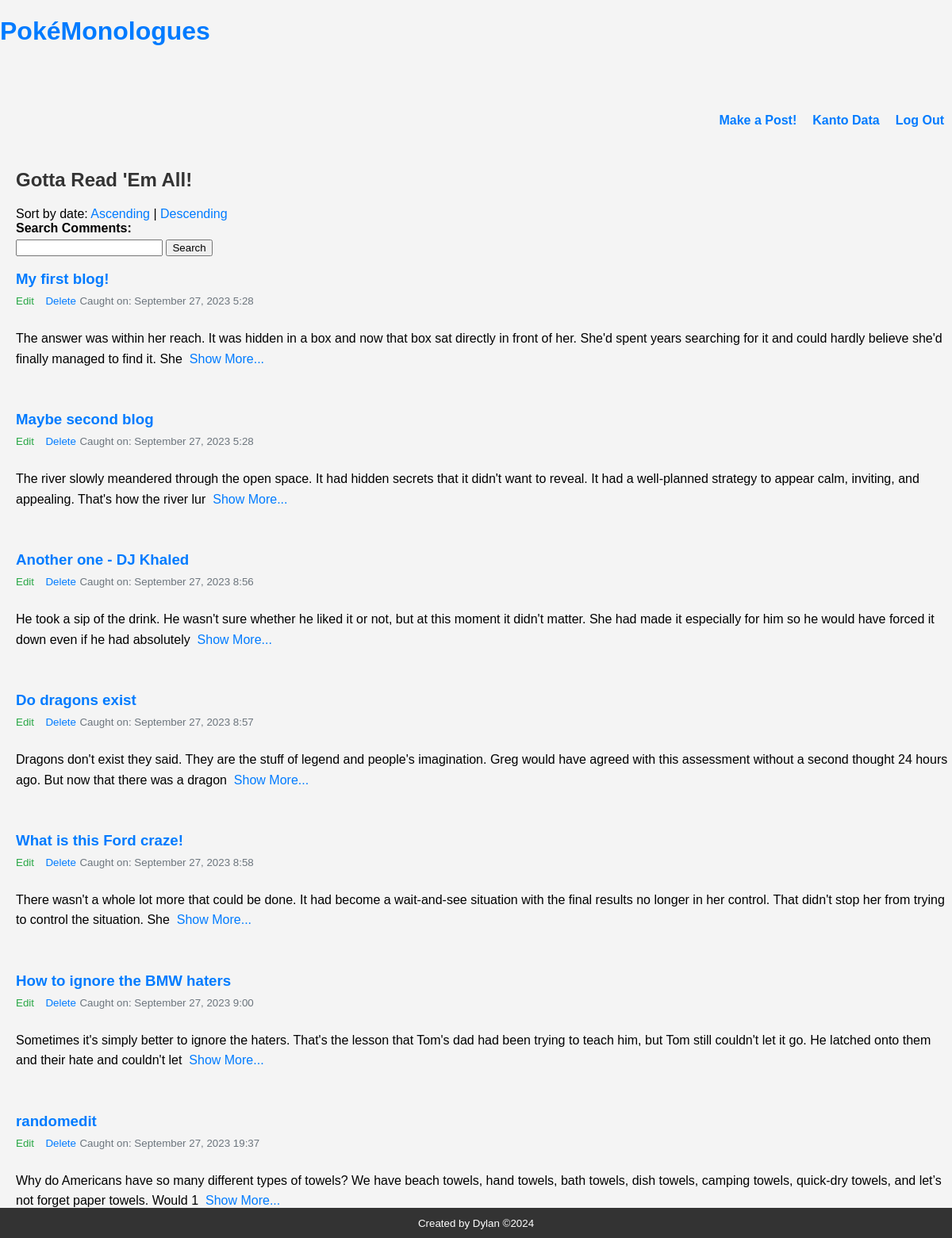
The app's page /?sort=asc with its own data.
### tables this page shows
CREATE TABLE `blog` (
  `id` int NOT NULL,
  `title` varchar(250) NOT NULL,
  `content` text NOT NULL,
  `date_posted` timestamp NOT NULL DEFAULT CURRENT_TIMESTAMP
);

### index.php (the view, shortened to what this page needs)
<?php
require('connect.php');
$sort = isset($_GET['sort']) ? $_GET['sort'] : 'desc';
$query = "SELECT * FROM blog ORDER BY date_posted $sort";
$searchTerm = isset($_GET['search']) ? $_GET['search'] : '';
$query .= " LIMIT 10";
$statement = $db->prepare($query);
$statement->execute();
?>
<!DOCTYPE html>
<html lang="en">
<head>
    <link rel="stylesheet" href="main.css">
</head>
<body>
    <?php include('nav.php'); ?>
    <main class="containerBlog">
        <h2>Gotta Read 'Em All!</h2>
        <div class="sort-links">
            Sort by date:
            <a href="?sort=asc">Ascending</a> |
            <a href="?sort=desc">Descending</a>
        </div>
        <form action="" method="GET">
            <label for="search">Search Comments:</label>
            <input type="text" id="search" name="search" value="<?= htmlspecialchars($searchTerm) ?>">
            <button type="submit">Search</button>
        </form>
        <?php while($row = $statement->fetch()): ?>
                <h3 class="blog-post-title">
            <a href="show.php?id=<?=$row['id']?>"><?=$row['title']?></a>
        </h3>
        <small><a href="edit.php?id=<?=$row['id']?>" class="blog-post-edit">Edit</a></small>
        <small><a href="delete.php?id=<?=$row['id']?>" class="blog-post-delete">Delete</a></small>
        <small class="blog-post-date">
            Caught on: <time datetime="<?=$row['date_posted']?>">
                <?=date_format(date_create($row['date_posted']), 'F j, Y G:i') ?>
            <time>
        </small> <br>
        <p class="blog-post-content">
            <?php if(strlen($row['content']) > 200) : ?>
                <?=substr($row['content'], 0, 200)?>
                <a href="show.php?id=<?=$row['id']?>">&nbsp;Show More...</a>
            <?php else: ?>
                <?= $row['content'] ?>
            <?php endif ?>
        </p><br>
    <?php endwhile; ?>
    </main>
    <?php include('footer.php'); ?>
</body>
</html>

### main.css (style rules this page uses)
body { font-family: 'Arial', sans-serif; margin: 0; padding: 0; background-color: #f4f4f4; }
.containerBlog { margin: 0px 0px 0px 20px; }
h1, h2, h3 { color: #333; }
a { color: #007BFF; text-decoration: none; }
.blog-post-title { margin-bottom: 5px; }
.blog-post-edit { color: #28a745; margin-right: 10px; }
.blog-post-date { color: #6c757d; }
.blog-post-content { line-height: 1.5; }
.blog-post-title { color: #333; padding-bottom: 2px; }
.blog-post-content { line-height: 1.6; padding-top: 10px; }
label { display: block; margin-bottom: 5px; font-weight: bold; }
button { cursor: pointer; }

### records on screen
blog: title "My first blog!", date_posted "September 27, 2023 5:28", content "The answer was within her reach. It was hidden in a box and now that box sat directly in front of her. She'd spent years searching for it and could hardly believe she'd finally managed to find it. She"
blog: title "Maybe second blog", date_posted "September 27, 2023 5:28", content "The river slowly meandered through the open space. It had hidden secrets that it didn't want to reveal. It had a well-planned strategy to appear calm, inviting, and appealing. That's how the river lur"
blog: title "Another one - DJ Khaled", date_posted "September 27, 2023 8:56", content "He took a sip of the drink. He wasn't sure whether he liked it or not, but at this moment it didn't matter. She had made it especially for him so he would have forced it down even if he had absolutely"
blog: title "Do dragons exist", date_posted "September 27, 2023 8:57", content "Dragons don't exist they said. They are the stuff of legend and people's imagination. Greg would have agreed with this assessment without a second thought 24 hours ago. But now that there was a dragon"
blog: title "What is this Ford craze!", date_posted "September 27, 2023 8:58", content "There wasn't a whole lot more that could be done. It had become a wait-and-see situation with the final results no longer in her control. That didn't stop her from trying to control the situation. She"
blog: title "How to ignore the BMW haters", date_posted "September 27, 2023 9:00", content "Sometimes it's simply better to ignore the haters. That's the lesson that Tom's dad had been trying to teach him, but Tom still couldn't let it go. He latched onto them and their hate and couldn't let"
blog: title "randomedit", date_posted "September 27, 2023 19:37", content "Why do Americans have so many different types of towels? We have beach towels, hand towels, bath towels, dish towels, camping towels, quick-dry towels, and let’s not forget paper towels. Would 1"
